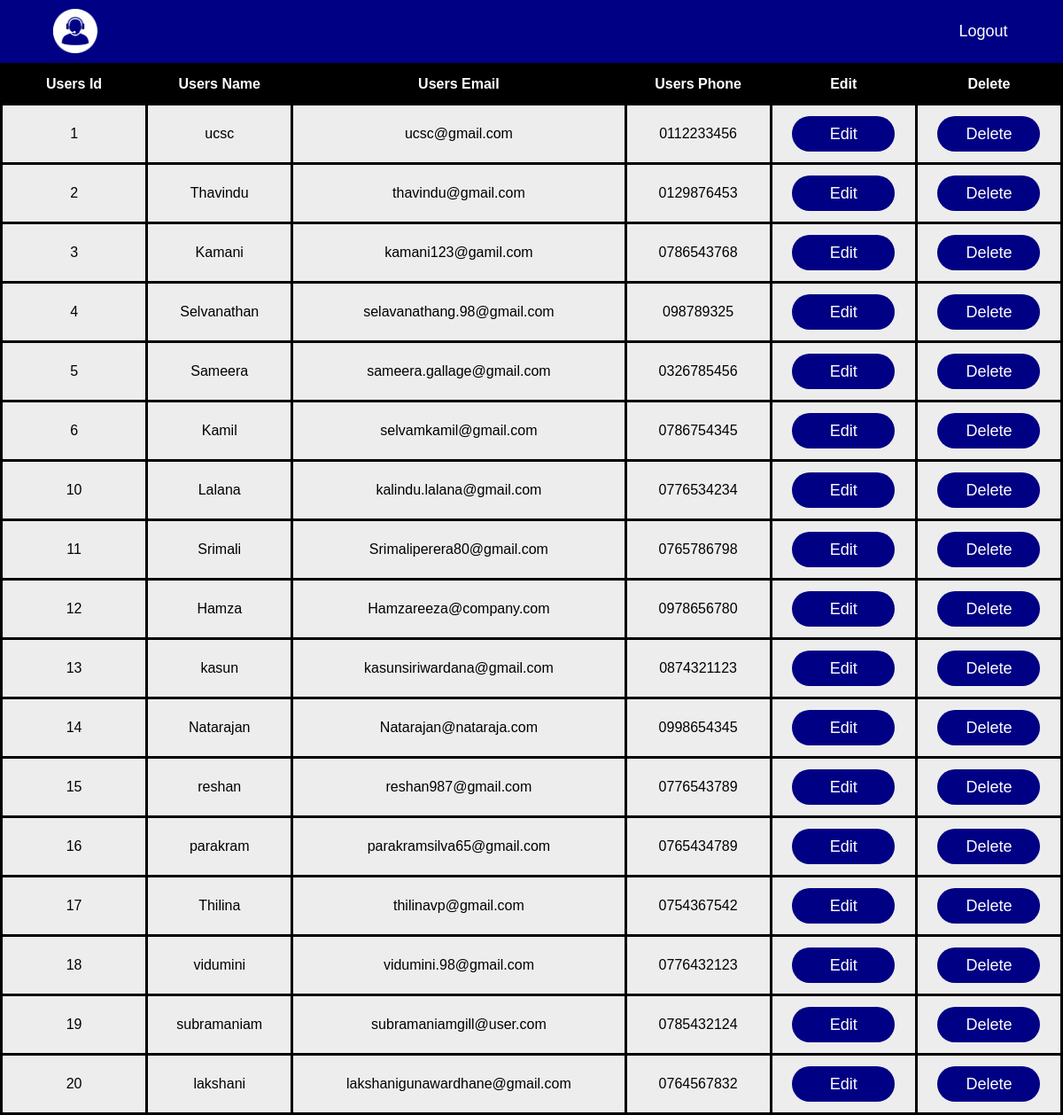
Screenshot of /admin/panel/viewuser.php with the database file from the repository.
### tables this page shows
CREATE TABLE `users` (
  `usersId` int(11) NOT NULL,
  `usersName` varchar(128) NOT NULL,
  `usersEmail` varchar(128) NOT NULL,
  `usersPhone` varchar(128) NOT NULL,
  `usersPwd` varchar(128) NOT NULL
);

### includes/functions.inc.php (called while the page is built, shortened)
<?php
    function getUserData($conn){
      $sql = "SELECT usersId, usersName, usersEmail, usersPhone FROM users";
      $result = mysqli_query($conn,$sql);
      if(mysqli_num_rows($result) > 0){
          return $result;
      }else{
        header("location:../admin/panel/viewuser.php?error=notworking");
        exit();
      }
    }

### admin/panel/viewuser.php (the view, shortened to what this page needs)
<?php
  require_once('../../includes/dbh.inc.php');
  require_once('../../includes/functions.inc.php');
?>
<!DOCTYPE html>
<html>
<head>
  <link rel="stylesheet" href="style.css">
</head>
<body>
<nav>
    <ul>
      <li><a href="../../includes/logoutadmin.inc.php">Logout</a></li>
      <div id="logo">
        <a href="admin.php">
          <img src="logo-nav.png" width="50px">
        </a>
      </div>
      <li style="float:left">
        <a href="#">
        </a>
      </li>
    </ul>
  </nav>
<table id="users">
  <tr>
    <th>Users Id</th>
    <th>Users Name</th>
    <th>Users Email</th>
    <th>Users Phone</th>
    <th>Edit</th>
    <th>Delete</th>
  </tr>
  <?php
      $result = getUserData($conn);
      if($result){
        while($row = mysqli_fetch_assoc($result)){?>
          <tr>
            <td><?php echo $row['usersId'];?></td>
            <td><?php echo $row['usersName'];?></td>
            <td><?php echo $row['usersEmail'];?></td>
            <td><?php echo $row['usersPhone'];?></td>
            <td><button><a href="updateuser.php?usersId=<?php echo $row['usersId'];?>">Edit</a></button></td>
            <td><button id="del"><a href="deleteuser.php?usersId=<?php echo $row['usersId'];?>">Delete</a></button></td>
          </tr>
        <?php
        }
      }
    ?>
</table>
</body>
</html>

### admin/panel/style.css (style rules this page uses)
body { margin:0; padding:0; background-attachment: fixed; background-size:cover; background-repeat: no-repeat; background-position:center; background-color:#ededed; font-family: Helvetica, sans-serif; }
nav ul { list-style-type: none; margin: 0; padding: 0px 30px; overflow: hidden; background-color:#000084; }
nav li { float: right; }
#logo { float:left; padding-left:30px; padding-top:10px; }
nav li a { font-size:18px; min-width:80px; display: block; color: white; text-align: center; padding: 25px 20px; text-decoration: none; }
#users { font-family: Arial, Helvetica, sans-serif; border-collapse: collapse; width:100%; }
#users td, #users th { border: 3px solid black; padding: 8px; min-width: 100px; }
#users tr { background-color: #ededed; }
#users th { padding-top: 12px; padding-bottom: 12px; text-align: center; background-color: black; color: white; }
#users td { padding-top: 12px; padding-bottom: 12px; text-align: center; }
#users button { padding:10px; border:none; outline:none; width:80%; height:40px; background: #000084; color:#fff; font-size: 18px; border-radius:20px; }
#users button a { text-decoration:none; color:white; }

### rows the page displays
users: usersId "1", usersName "ucsc", usersEmail "ucsc@gmail.com", usersPhone "0112233456"
users: usersId "2", usersName "Thavindu", usersEmail "thavindu@gmail.com", usersPhone "0129876453"
users: usersId "3", usersName "Kamani", usersEmail "kamani123@gamil.com", usersPhone "0786543768"
users: usersId "4", usersName "Selvanathan", usersEmail "selavanathang.98@gmail.com", usersPhone "098789325"
users: usersId "5", usersName "Sameera", usersEmail "sameera.gallage@gmail.com", usersPhone "0326785456"
users: usersId "6", usersName "Kamil", usersEmail "selvamkamil@gmail.com", usersPhone "0786754345"
users: usersId "10", usersName "Lalana", usersEmail "kalindu.lalana@gmail.com", usersPhone "0776534234"
users: usersId "11", usersName "Srimali", usersEmail "Srimaliperera80@gmail.com", usersPhone "0765786798"
users: usersId "12", usersName "Hamza", usersEmail "Hamzareeza@company.com", usersPhone "0978656780"
users: usersId "13", usersName "kasun", usersEmail "kasunsiriwardana@gmail.com", usersPhone "0874321123"
users: usersId "14", usersName "Natarajan", usersEmail "Natarajan@nataraja.com", usersPhone "0998654345"
users: usersId "15", usersName "reshan", usersEmail "reshan987@gmail.com", usersPhone "0776543789"
users: usersId "16", usersName "parakram", usersEmail "parakramsilva65@gmail.com", usersPhone "0765434789"
users: usersId "17", usersName "Thilina", usersEmail "thilinavp@gmail.com", usersPhone "0754367542"
users: usersId "18", usersName "vidumini", usersEmail "vidumini.98@gmail.com", usersPhone "0776432123"
users: usersId "19", usersName "subramaniam", usersEmail "subramaniamgill@user.com", usersPhone "0785432124"
users: usersId "20", usersName "lakshani", usersEmail "lakshanigunawardhane@gmail.com", usersPhone "0764567832"
